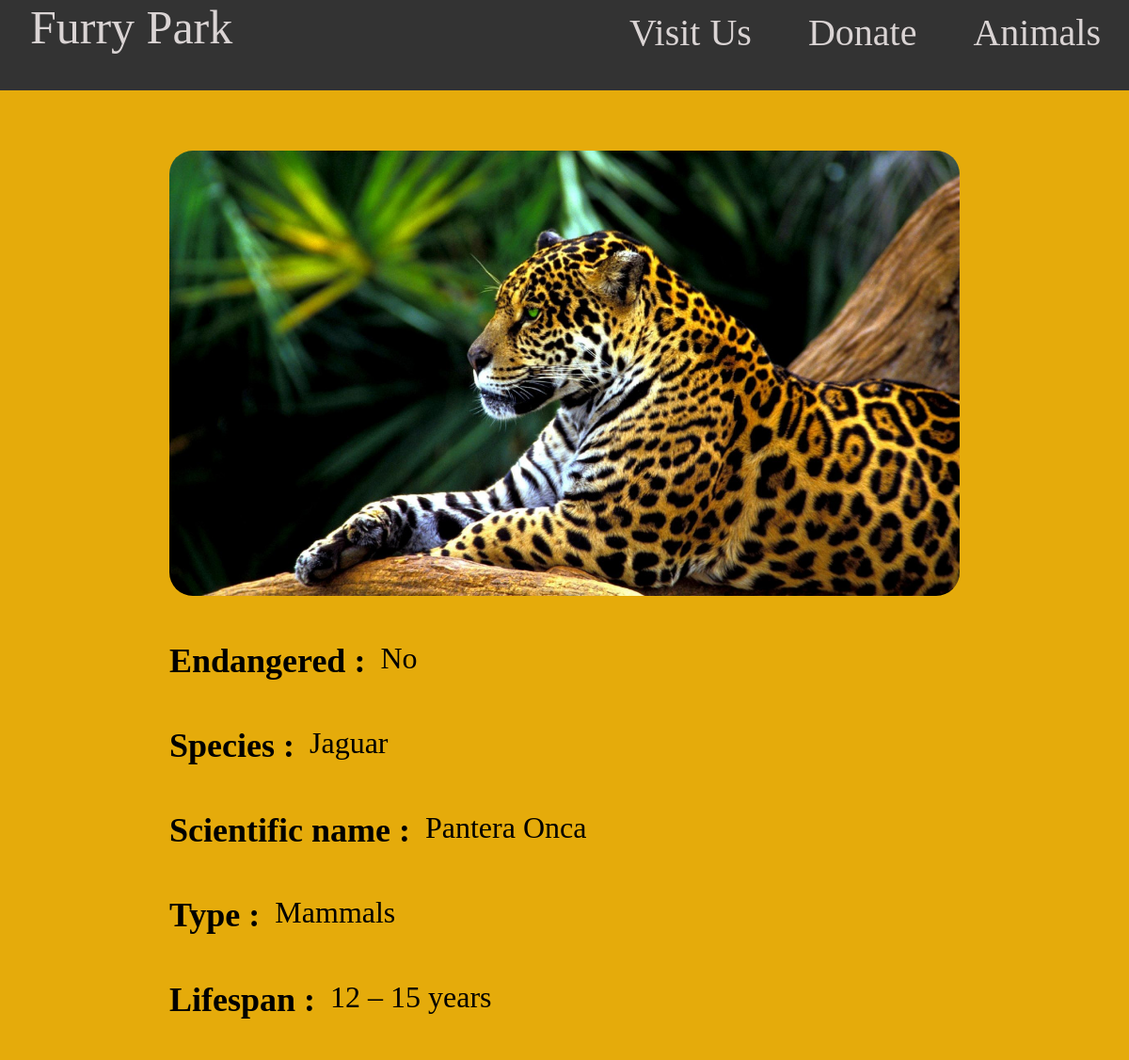
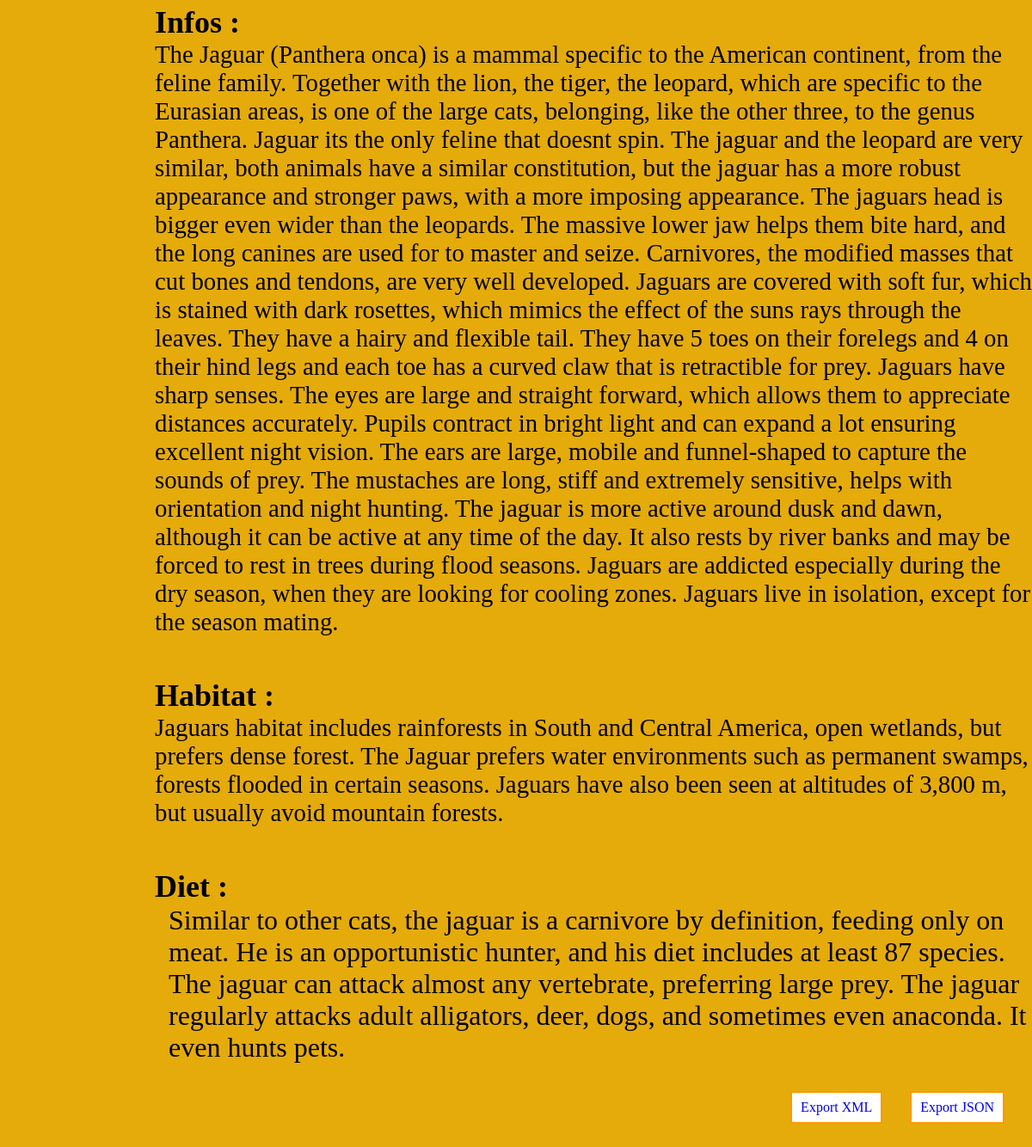
Page /PHP/animal_temp.php?species=Jaguar on the committed database (2 pictures, top to bottom).
### tables this page shows
CREATE TABLE `animals` (
  `id` int(11) NOT NULL,
  `species` varchar(100) NOT NULL,
  `scientific` varchar(50) NOT NULL,
  `type` varchar(50) NOT NULL,
  `lifespan` varchar(50) NOT NULL,
  `description` varchar(15000) NOT NULL,
  `habitat` varchar(1500) NOT NULL,
  `diet` varchar(1300) NOT NULL,
  `diet_filter` varchar(50) NOT NULL,
  `habitat_filter` varchar(50) NOT NULL,
  `endangered` tinyint(1) NOT NULL,
  `path` varchar(100) NOT NULL
);

### PHP/animal_temp.php (the view, shortened to what this page needs)
<!DOCTYPE html>
<html lang="en">
<head>
    <link rel="stylesheet" href="../CSS/animals.css">
</head>
<body>
<header class="header">
    <a href="index.php" class="logo" target="_self">Furry Park</a>
    <nav class="nav">
        <ul class="menu">
            <li><a href="../HTML/visit.html">Visit Us</a></li>
            <li><a href="../HTML/donate.html">Donate</a></li>
            <li><a href="animals.php">Animals</a></li>
        </ul>
    </nav>
</header>
<div class="poze">
    <?php
    $animal_id = $_GET['species'];
    $db = mysqli_connect('localhost', 'root', '', 'accounts');
    $query = "SELECT * FROM animals WHERE species = '$animal_id' ";
    $result = $db->query($query);
    $row = $result->fetch_assoc();
    while ($row) {
        echo
            "<div class='chenar'>" .
            "<img src=" . $row['path'] . " class= 'pozeanimale'>";
        if ($row['endangered'] == 1)
            echo "<div class = 'bucati'>
                 <div class = 'text'>" . "<h2>Endangered : </h2>" . "</div>" .
                "<div class = 'info_anim' > Yes <br>" . "</div>" .
                "</div>";
        else echo "<div class = 'bucati'>
                <div class = 'text'>" . "<h2>Endangered : </h2>" . "</div>" .
            "<div class = 'info_anim' > No <br>" . "</div>" .
            "</div>";
        echo "<div class = 'bucati'>" .
            "<div class = 'text'>" . "<h2>Species : </h2>" . "</div>" .
            "<div class = 'info_anim' >" . $row["species"] . "<br>" . "</div>" .
            "</div>" .
            "<div class = 'bucati'>" .
            "<div class = 'text'>" . "<h2>Scientific name : </h2>" . "</div>" .
            "<div class = 'info_anim' >" . $row["scientific"] . "<br>" . "</div>" .
            "</div>" .
            "<div class = 'bucati'>" .
            "<div class = 'text'>" . "<h2>Type : </h2>" . "</div>" .
            "<div class = 'info_anim' >" . $row["type"] . "<br>" . "</div>" .
            "</div>" .
            "<div class = 'bucati'>" .
            "<div class = 'text'>" . "<h2>Lifespan : </h2>" . "</div>" .
            "<div class = 'info_anim' >" . $row["lifespan"] . "<br>" . "</div>" .
            "</div>" .
            "<div class = 'bucati2'>" .
            "<div class = 'text'>" . "<h2>Infos : </h2>" . "</div>" .
            "<div class = 'info' >" . $row["description"] . "<br>" . "</div>" .
            "</div>" .
            "<div class = 'bucati2'>" .
            "<div class = 'text'>" . "<h2>Habitat : </h2>" . "</div>" .
            "<div class = 'info' >" . $row["habitat"] . "<br>" . "</div>" .
            "</div>" .
            "<div class = 'bucati2'>" .
                "<div class = 'text'>" . "<h2>Diet : </h2>" . "</div>" .
                "<div class = 'info_anim' >" . $row["diet"] . "<br>" . "</div>" .
            "</div>" .
            "<div class = 'button'>" .
            "<a href ='exportJSON.php?species=" . $row["species"] . "' target = '_self' >" . "Export JSON" . "</a>" .
            "</div>" .
            "<div class = 'button'>" .
            "<a href ='exportXML.php?species=" . $row["species"] . "' >" . "Export XML" . "</a>" .
            "</div>" .
            "</div>";
        $row = $result->fetch_assoc();
    }
    ?>
</div>
</body>
</html>

### CSS/animals.css (style rules this page uses)
* { margin: 0px; padding: 0px; box-sizing: border-box; }
a { text-decoration: none; }
ul { list-style: none; }
.header { background-color: #333; position: relative; top: 0; width: 100%; height: 6rem; }
.logo { display: inline-block; color: rgb(218, 212, 212); font-size: 50px; margin-left: 2rem; }
.nav { width: 100%; height: 100%; position: fixed; background-color: #333; overflow: hidden; z-index: 99; }
.menu a { display: block; padding: 30px; color: rgb(218, 212, 212); font-size: 250%; margin-top: 5rem; }
.nav { max-height: 0; transition: max-height .5s ease-out; }
.button { margin-bottom: 1rem; display: block; border: 2px solid black; background-color: white; padding: 8px 10px; font-size: 16px; cursor: pointer; border-color: #ff9800; color: orange; }
.pozeanimale { border-radius: 25px; margin-left: 20%; margin-top: 3rem; display: block; width: 70%; }
.chenar { background-color: #e5ab0b; }
.poze { display: flex; background-color:#e57b2c; }
@media (min-width: 900px) { .nav { max-height: none; top: 0; position: sticky; float: right; width: fit-content; } }
@media (min-width: 900px) { .menu li { float: left; top: 0; } }
@media (min-width: 900px) { .menu a { margin-top: -1.2rem; } }

### rows in the picture
animals: path (picture), shows "Endangered :", endangered "No", species "Jaguar", scientific "Pantera Onca", type "Mammals", lifespan "12 – 15 years", description "The Jaguar (Panthera onca) is a mammal specific to the American continent, from the feline family. Together with the lion, the tiger, the leopard, which are specific to the Eurasian areas, is one of the large cats, belonging, like the other three, to the genus Panthera. Jaguar its the only feline that doesnt spin. The jaguar and the leopard are very similar, both animals have a similar constitution, but the jaguar has a more robust appearance and stronger paws, with a more imposing appearance. The jaguars head is bigger even wider than the leopards. The massive lower jaw helps them bite hard, and the long canines are used for to master and seize. Carnivores, the modified masses that cut…", habitat "Jaguars habitat includes rainforests in South and Central America, open wetlands, but prefers dense forest. The Jaguar prefers water environments such as permanent swamps, forests flooded in certain seasons. Jaguars have also been seen at altitudes of 3,800 m, but usually avoid mountain forests.", diet "Similar to other cats, the jaguar is a carnivore by definition, feeding only on meat. He is an opportunistic hunter, and his diet includes at least 87 species. The jaguar can attack almost any vertebrate, preferring large prey. The jaguar regularly attacks adult alligators, deer, dogs, and sometimes even anaconda. It even hunts pets."
